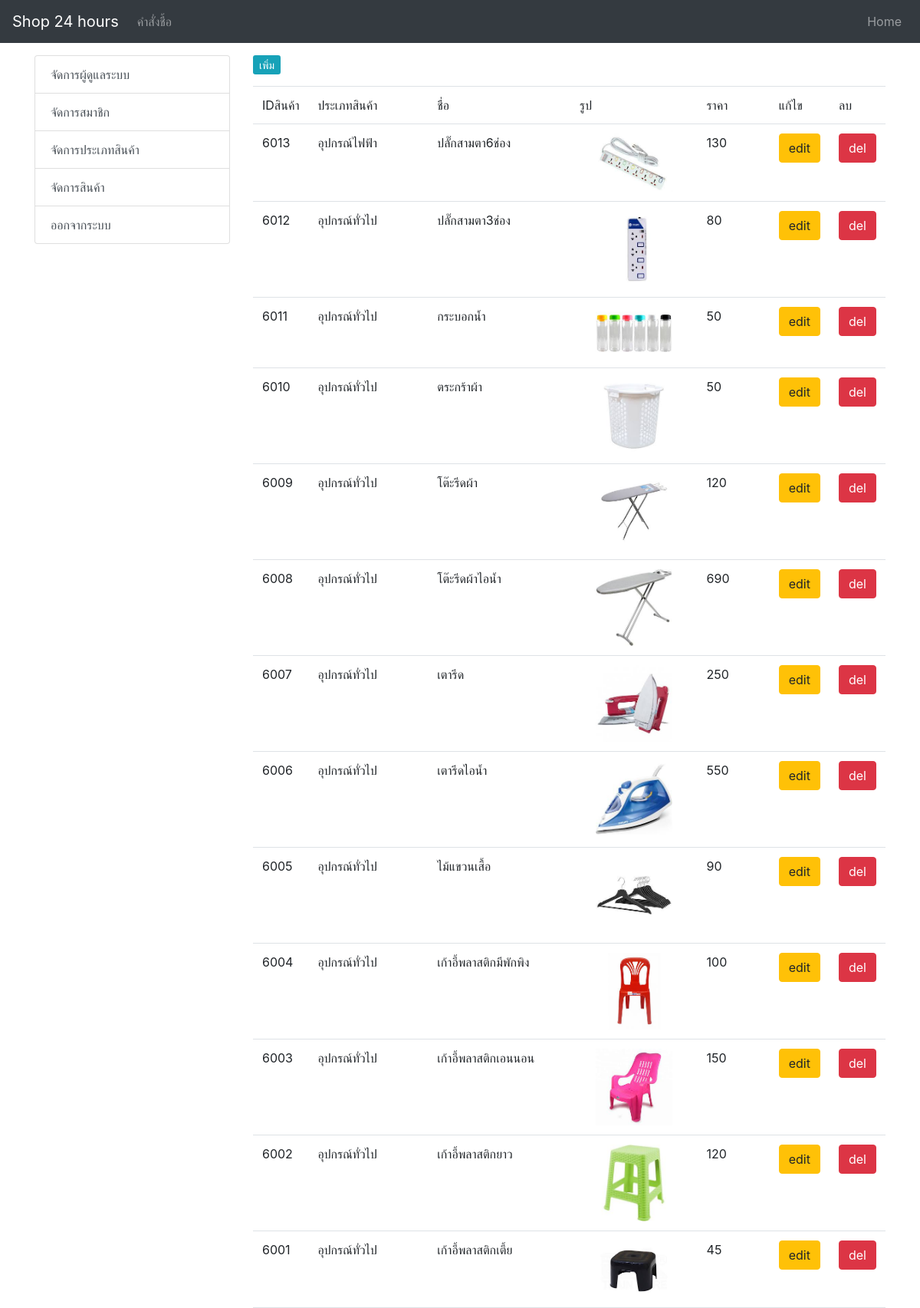
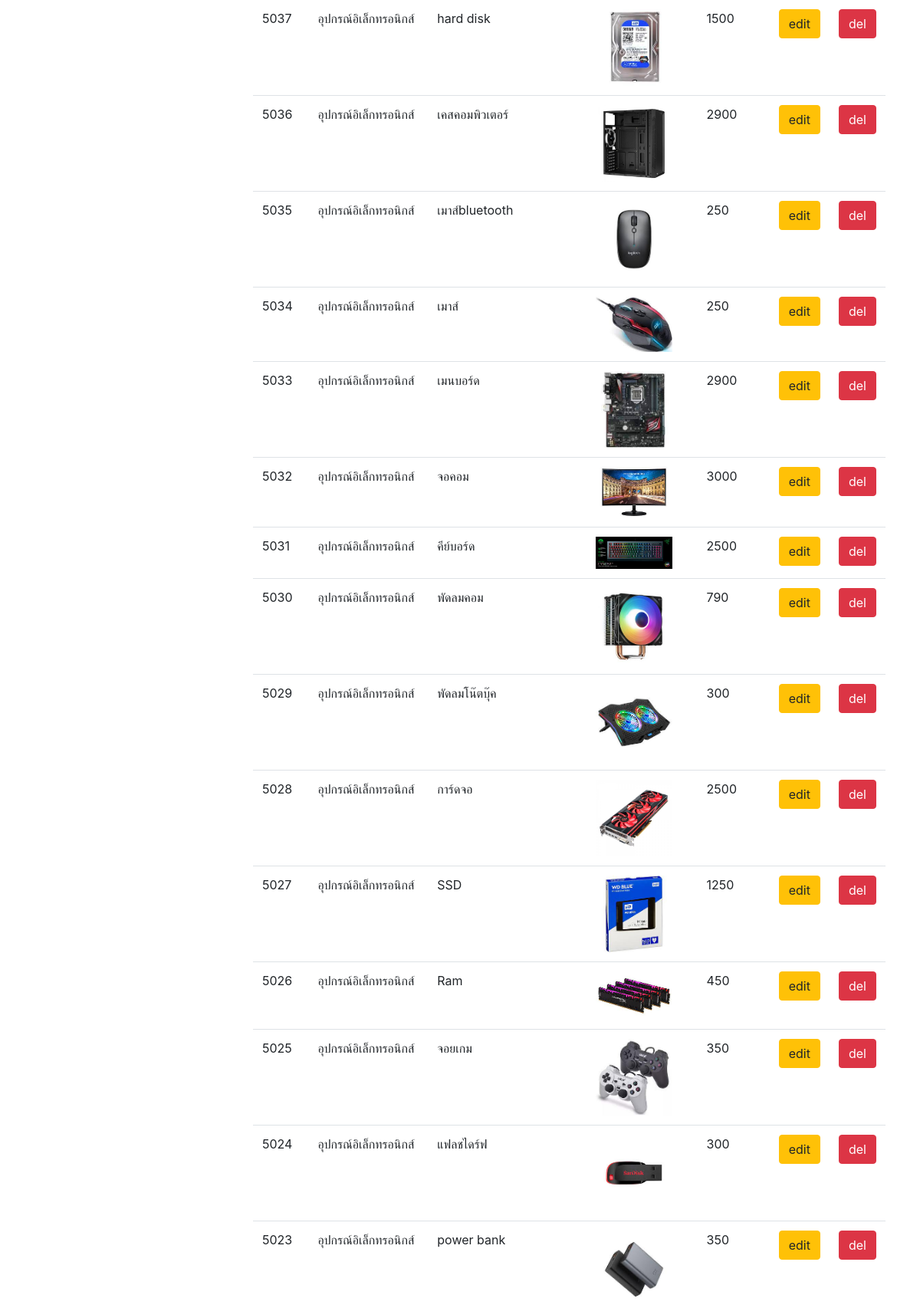
/Customer/admin/product.php (upper part), run on the app's committed database (2 pictures, top to bottom).
### tables this page shows
CREATE TABLE `tbl_product` (
  `p_id` int(11) NOT NULL,
  `p_name` varchar(200) NOT NULL,
  `type_id` int(11) NOT NULL,
  `p_detail` text NOT NULL,
  `p_img` varchar(200) NOT NULL,
  `datesave` timestamp NOT NULL DEFAULT current_timestamp(),
  `p_price` int(11) NOT NULL,
  `p_stock` int(11) NOT NULL
);

CREATE TABLE `tbl_type` (
  `type_id` int(11) NOT NULL,
  `type_name` varchar(100) NOT NULL
);

### Customer/admin/product_list.php (the view, shortened to what this page needs)
<?php
include('member-connect.php');
$query = "
SELECT * FROM tbl_product as p
INNER JOIN tbl_type  as t ON p.type_id=t.type_id
ORDER BY p.p_id DESC" or die("Error:" . mysqli_error());
$result = mysqli_query($com, $query);
echo  ' <table class="table table-hover">';
    echo "<tr>
      <td width='5%'>IDสินค้า</td>
      <td width=25%>ประเภทสินค้า</td>
      <td width=30%>ชื่อ</td>
      <td width=25%>รูป</td>
      <td width=25%>ราคา</td>
      <td width=5%>แก้ไข</td>
      <td width=5%>ลบ</td>
    </tr>";
  while($row = mysqli_fetch_array($result)) {
  echo "<tr>";
    echo "<td>" .$row["p_id"] .  "</td> ";
    echo "<td>" .$row["type_name"] .  "</td> ";
    echo "<td>" .$row["p_name"] .  "</td> ";
    echo "<td align=center>"."<img src='p_img/".$row['p_img']."' width='100'>"."</td>";
    echo "<td>" .$row["p_price"] .  "</td> ";
    echo "<td><a href='product.php?asd=edit&ID=$row[0]' class='btn btn-warning btn-xs'>edit</a></td> ";
    echo "<td><a href='product_form_delete_db.php?ID=$row[0]' onclick=\"return confirm('Do you want to delete this record? !!!')\" class='btn btn-danger btn-xs'>del</a></td> ";
  echo "</tr>";
  }
echo "</table>";
?>

### data on the page
tbl_product: p_id "6013", type.type_name "อุปกรณ์ไฟฟ้า", p_name "ปลั๊กสามตา6ช่อง", p_img (picture), p_price "130"
tbl_product: p_id "6012", type.type_name "อุปกรณ์ทั่วไป", p_name "ปลั๊กสามตา3ช่อง", p_img (picture), p_price "80"
tbl_product: p_id "6011", type.type_name "อุปกรณ์ทั่วไป", p_name "กระบอกน้ำ", p_img (picture), p_price "50"
tbl_product: p_id "6010", type.type_name "อุปกรณ์ทั่วไป", p_name "ตระกร้าผ้า", p_img (picture), p_price "50"
tbl_product: p_id "6009", type.type_name "อุปกรณ์ทั่วไป", p_name "โต๊ะรีดผ้า", p_img (picture), p_price "120"
tbl_product: p_id "6008", type.type_name "อุปกรณ์ทั่วไป", p_name "โต๊ะรีดผ้าไอน้ำ", p_img (picture), p_price "690"
tbl_product: p_id "6007", type.type_name "อุปกรณ์ทั่วไป", p_name "เตารีด", p_img (picture), p_price "250"
tbl_product: p_id "6006", type.type_name "อุปกรณ์ทั่วไป", p_name "เตารีดไอน้ำ", p_img (picture), p_price "550"
tbl_product: p_id "6005", type.type_name "อุปกรณ์ทั่วไป", p_name "ไม้แขวนเสื้อ", p_img (picture), p_price "90"
tbl_product: p_id "6004", type.type_name "อุปกรณ์ทั่วไป", p_name "เก้าอี้พลาสติกมีพักพิง", p_img (picture), p_price "100"
tbl_product: p_id "6003", type.type_name "อุปกรณ์ทั่วไป", p_name "เก้าอี้พลาสติกเอนนอน", p_img (picture), p_price "150"
tbl_product: p_id "6002", type.type_name "อุปกรณ์ทั่วไป", p_name "เก้าอี้พลาสติกยาว", p_img (picture), p_price "120"
tbl_product: p_id "6001", type.type_name "อุปกรณ์ทั่วไป", p_name "เก้าอี้พลาสติกเตี้ย", p_img (picture), p_price "45"
tbl_product: p_id "5037", type.type_name "อุปกรณ์อิเล็กทรอนิกส์", p_name "hard disk", p_img (picture), p_price "1500"
tbl_product: p_id "5036", type.type_name "อุปกรณ์อิเล็กทรอนิกส์", p_name "เคสคอมพิวเตอร์", p_img (picture), p_price "2900"
tbl_product: p_id "5035", type.type_name "อุปกรณ์อิเล็กทรอนิกส์", p_name "เมาส์bluetooth", p_img (picture), p_price "250"
tbl_product: p_id "5034", type.type_name "อุปกรณ์อิเล็กทรอนิกส์", p_name "เมาส์", p_img (picture), p_price "250"
tbl_product: p_id "5033", type.type_name "อุปกรณ์อิเล็กทรอนิกส์", p_name "เมนบอร์ด", p_img (picture), p_price "2900"
tbl_product: p_id "5032", type.type_name "อุปกรณ์อิเล็กทรอนิกส์", p_name "จอคอม", p_img (picture), p_price "3000"
tbl_product: p_id "5031", type.type_name "อุปกรณ์อิเล็กทรอนิกส์", p_name "คีย์บอร์ด", p_img (picture), p_price "2500"
tbl_product: p_id "5030", type.type_name "อุปกรณ์อิเล็กทรอนิกส์", p_name "พัดลมคอม", p_img (picture), p_price "790"
tbl_product: p_id "5029", type.type_name "อุปกรณ์อิเล็กทรอนิกส์", p_name "พัดลมโน๊ตบุ๊ค", p_img (picture), p_price "300"
tbl_product: p_id "5028", type.type_name "อุปกรณ์อิเล็กทรอนิกส์", p_name "การ์ดจอ", p_img (picture), p_price "2500"
tbl_product: p_id "5027", type.type_name "อุปกรณ์อิเล็กทรอนิกส์", p_name "SSD", p_img (picture), p_price "1250"
tbl_product: p_id "5026", type.type_name "อุปกรณ์อิเล็กทรอนิกส์", p_name "Ram", p_img (picture), p_price "450"
tbl_product: p_id "5025", type.type_name "อุปกรณ์อิเล็กทรอนิกส์", p_name "จอยเกม", p_img (picture), p_price "350"
tbl_product: p_id "5024", type.type_name "อุปกรณ์อิเล็กทรอนิกส์", p_name "แฟลชไดร์ฟ", p_img (picture), p_price "300"
tbl_product: p_id "5023", type.type_name "อุปกรณ์อิเล็กทรอนิกส์", p_name "power bank", p_img (picture), p_price "350"
